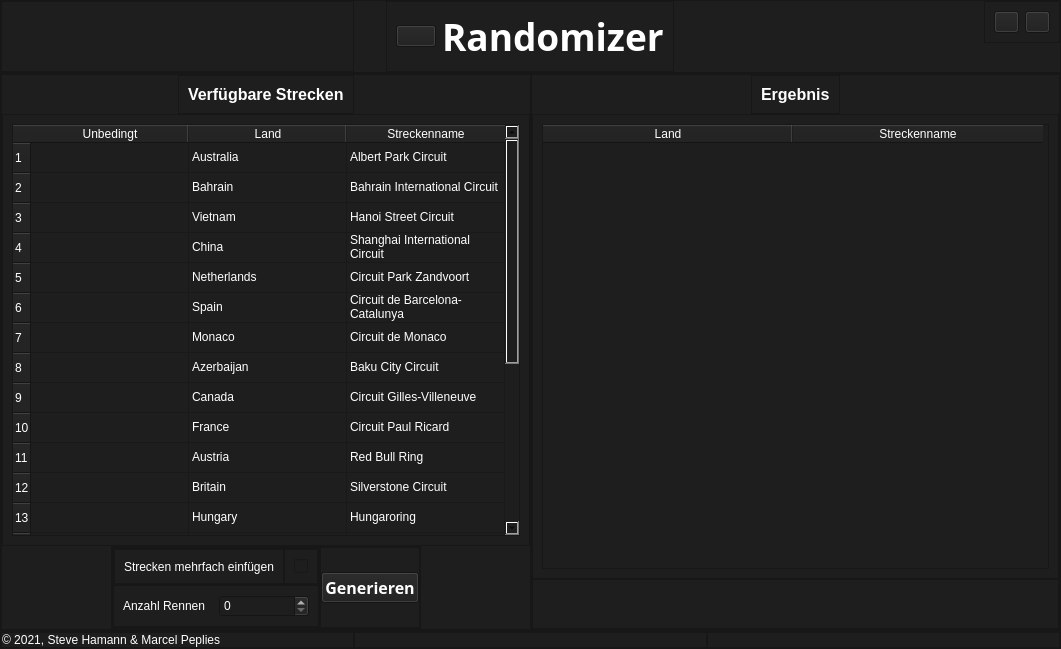
<?xml version="1.0" encoding="UTF-8"?>
<ui version="4.0">
 <class>MainWindow</class>
 <widget class="QMainWindow" name="MainWindow">
  <property name="geometry">
   <rect>
    <x>0</x>
    <y>0</y>
    <width>1061</width>
    <height>649</height>
   </rect>
  </property>
  <property name="windowTitle">
   <string>MainWindow</string>
  </property>
  <property name="styleSheet">
   <string notr="true"># background-color: rgb(30, 30, 30);</string>
  </property>
  <widget class="QWidget" name="centralwidget">
   <property name="styleSheet">
    <string notr="true">background-color: rgb(30, 30, 30);</string>
   </property>
   <layout class="QVBoxLayout" name="verticalLayout">
    <property name="spacing">
     <number>0</number>
    </property>
    <property name="leftMargin">
     <number>0</number>
    </property>
    <property name="topMargin">
     <number>0</number>
    </property>
    <property name="rightMargin">
     <number>0</number>
    </property>
    <property name="bottomMargin">
     <number>0</number>
    </property>
    <item>
     <widget class="QFrame" name="header_frame">
      <property name="sizePolicy">
       <sizepolicy hsizetype="Minimum" vsizetype="Minimum">
        <horstretch>0</horstretch>
        <verstretch>0</verstretch>
       </sizepolicy>
      </property>
      <property name="styleSheet">
       <string notr="true">background-color: rgb(30, 30, 30);</string>
      </property>
      <property name="frameShape">
       <enum>QFrame::StyledPanel</enum>
      </property>
      <property name="frameShadow">
       <enum>QFrame::Raised</enum>
      </property>
      <layout class="QHBoxLayout" name="horizontalLayout">
       <property name="spacing">
        <number>0</number>
       </property>
       <property name="leftMargin">
        <number>0</number>
       </property>
       <property name="topMargin">
        <number>0</number>
       </property>
       <property name="rightMargin">
        <number>0</number>
       </property>
       <property name="bottomMargin">
        <number>0</number>
       </property>
       <item>
        <widget class="QFrame" name="frame_4">
         <property name="frameShape">
          <enum>QFrame::StyledPanel</enum>
         </property>
         <property name="frameShadow">
          <enum>QFrame::Raised</enum>
         </property>
        </widget>
       </item>
       <item alignment="Qt::AlignHCenter|Qt::AlignTop">
        <widget class="QFrame" name="frame_5">
         <property name="frameShape">
          <enum>QFrame::StyledPanel</enum>
         </property>
         <property name="frameShadow">
          <enum>QFrame::Raised</enum>
         </property>
         <layout class="QHBoxLayout" name="horizontalLayout_3">
          <item>
           <widget class="QPushButton" name="pushButton_4">
            <property name="text">
             <string/>
            </property>
            <property name="icon">
             <iconset resource="../images_qrc.qrc">
              <normaloff>:/images/images/formula-1-logo.png</normaloff>:/images/images/formula-1-logo.png</iconset>
            </property>
            <property name="iconSize">
             <size>
              <width>120</width>
              <height>50</height>
             </size>
            </property>
           </widget>
          </item>
          <item>
           <widget class="QLabel" name="label">
            <property name="font">
             <font>
              <family>Bauhaus 93</family>
              <pointsize>28</pointsize>
              <weight>75</weight>
              <bold>true</bold>
             </font>
            </property>
            <property name="styleSheet">
             <string notr="true">color: rgb(255, 255, 255);</string>
            </property>
            <property name="text">
             <string>Randomizer</string>
            </property>
           </widget>
          </item>
         </layout>
        </widget>
       </item>
       <item alignment="Qt::AlignRight|Qt::AlignTop">
        <widget class="QFrame" name="frame_6">
         <property name="frameShape">
          <enum>QFrame::StyledPanel</enum>
         </property>
         <property name="frameShadow">
          <enum>QFrame::Raised</enum>
         </property>
         <layout class="QHBoxLayout" name="horizontalLayout_2">
          <item>
           <widget class="QPushButton" name="minimize_button">
            <property name="maximumSize">
             <size>
              <width>25</width>
              <height>25</height>
             </size>
            </property>
            <property name="styleSheet">
             <string notr="true"/>
            </property>
            <property name="text">
             <string/>
            </property>
            <property name="icon">
             <iconset resource="../images_qrc.qrc">
              <normaloff>:/images/images/minimize_white_36dp.svg</normaloff>:/images/images/minimize_white_36dp.svg</iconset>
            </property>
           </widget>
          </item>
          <item>
           <widget class="QPushButton" name="close_button">
            <property name="sizePolicy">
             <sizepolicy hsizetype="Preferred" vsizetype="Fixed">
              <horstretch>0</horstretch>
              <verstretch>0</verstretch>
             </sizepolicy>
            </property>
            <property name="maximumSize">
             <size>
              <width>25</width>
              <height>25</height>
             </size>
            </property>
            <property name="text">
             <string/>
            </property>
            <property name="icon">
             <iconset resource="../images_qrc.qrc">
              <normaloff>:/images/images/close_white_36dp.svg</normaloff>:/images/images/close_white_36dp.svg</iconset>
            </property>
           </widget>
          </item>
         </layout>
        </widget>
       </item>
      </layout>
     </widget>
    </item>
    <item>
     <widget class="QFrame" name="frame_2">
      <property name="sizePolicy">
       <sizepolicy hsizetype="Expanding" vsizetype="Expanding">
        <horstretch>0</horstretch>
        <verstretch>0</verstretch>
       </sizepolicy>
      </property>
      <property name="styleSheet">
       <string notr="true">background-color: rgb(30, 30, 30);</string>
      </property>
      <property name="frameShape">
       <enum>QFrame::StyledPanel</enum>
      </property>
      <property name="frameShadow">
       <enum>QFrame::Raised</enum>
      </property>
      <layout class="QHBoxLayout" name="horizontalLayout_5">
       <property name="spacing">
        <number>0</number>
       </property>
       <property name="leftMargin">
        <number>0</number>
       </property>
       <property name="topMargin">
        <number>0</number>
       </property>
       <property name="rightMargin">
        <number>0</number>
       </property>
       <property name="bottomMargin">
        <number>0</number>
       </property>
       <item>
        <widget class="QFrame" name="frame_10">
         <property name="frameShape">
          <enum>QFrame::StyledPanel</enum>
         </property>
         <property name="frameShadow">
          <enum>QFrame::Raised</enum>
         </property>
         <layout class="QVBoxLayout" name="verticalLayout_3">
          <property name="spacing">
           <number>0</number>
          </property>
          <property name="leftMargin">
           <number>0</number>
          </property>
          <property name="topMargin">
           <number>0</number>
          </property>
          <property name="rightMargin">
           <number>0</number>
          </property>
          <property name="bottomMargin">
           <number>0</number>
          </property>
          <item alignment="Qt::AlignHCenter|Qt::AlignTop">
           <widget class="QFrame" name="frame_12">
            <property name="frameShape">
             <enum>QFrame::StyledPanel</enum>
            </property>
            <property name="frameShadow">
             <enum>QFrame::Raised</enum>
            </property>
            <layout class="QHBoxLayout" name="horizontalLayout_7">
             <item>
              <widget class="QLabel" name="label_3">
               <property name="font">
                <font>
                 <pointsize>12</pointsize>
                 <weight>75</weight>
                 <bold>true</bold>
                </font>
               </property>
               <property name="styleSheet">
                <string notr="true">color: rgb(255, 255, 255);</string>
               </property>
               <property name="text">
                <string>Verfügbare Strecken</string>
               </property>
              </widget>
             </item>
            </layout>
           </widget>
          </item>
          <item>
           <widget class="QFrame" name="frame_13">
            <property name="sizePolicy">
             <sizepolicy hsizetype="Expanding" vsizetype="Expanding">
              <horstretch>0</horstretch>
              <verstretch>0</verstretch>
             </sizepolicy>
            </property>
            <property name="frameShape">
             <enum>QFrame::StyledPanel</enum>
            </property>
            <property name="frameShadow">
             <enum>QFrame::Raised</enum>
            </property>
            <layout class="QVBoxLayout" name="verticalLayout_6">
             <item>
              <widget class="QTableWidget" name="track_widget">
               <property name="styleSheet">
                <string notr="true">color: rgb(255, 255, 255);</string>
               </property>
               <attribute name="horizontalHeaderCascadingSectionResizes">
                <bool>true</bool>
               </attribute>
               <attribute name="horizontalHeaderDefaultSectionSize">
                <number>158</number>
               </attribute>
               <row>
                <property name="text">
                 <string>1</string>
                </property>
               </row>
               <row>
                <property name="text">
                 <string>2</string>
                </property>
               </row>
               <row>
                <property name="text">
                 <string>3</string>
                </property>
               </row>
               <row>
                <property name="text">
                 <string>4</string>
                </property>
               </row>
               <row>
                <property name="text">
                 <string>5</string>
                </property>
               </row>
               <row>
                <property name="text">
                 <string>6</string>
                </property>
               </row>
               <row>
                <property name="text">
                 <string>7</string>
                </property>
               </row>
               <row>
                <property name="text">
                 <string>8</string>
                </property>
               </row>
               <row>
                <property name="text">
                 <string>9</string>
                </property>
               </row>
               <row>
                <property name="text">
                 <string>10</string>
                </property>
               </row>
               <row>
                <property name="text">
                 <string>11</string>
                </property>
               </row>
               <row>
                <property name="text">
                 <string>12</string>
                </property>
               </row>
               <row>
                <property name="text">
                 <string>13</string>
                </property>
               </row>
               <row>
                <property name="text">
                 <string>14</string>
                </property>
               </row>
               <row>
                <property name="text">
                 <string>15</string>
                </property>
               </row>
               <row>
                <property name="text">
                 <string>16</string>
                </property>
               </row>
               <row>
                <property name="text">
                 <string>17</string>
                </property>
               </row>
               <row>
                <property name="text">
                 <string>18</string>
                </property>
               </row>
               <row>
                <property name="text">
                 <string>19</string>
                </property>
               </row>
               <row>
                <property name="text">
                 <string>20</string>
                </property>
               </row>
               <row>
                <property name="text">
                 <string>21</string>
                </property>
               </row>
               <row>
                <property name="text">
                 <string>22</string>
                </property>
               </row>
               <column>
                <property name="text">
                 <string>Unbedingt</string>
                </property>
               </column>
               <column>
                <property name="text">
                 <string>Land</string>
                </property>
               </column>
               <column>
                <property name="text">
                 <string>Streckenname</string>
                </property>
               </column>
               <item row="0" column="0">
                <property name="text">
                 <string/>
                </property>
                <property name="checkState">
                 <enum>Unchecked</enum>
                </property>
               </item>
               <item row="0" column="1">
                <property name="text">
                 <string>Australia</string>
                </property>
               </item>
               <item row="0" column="2">
                <property name="text">
                 <string>Albert Park Circuit</string>
                </property>
               </item>
               <item row="1" column="0">
                <property name="text">
                 <string/>
                </property>
                <property name="checkState">
                 <enum>Unchecked</enum>
                </property>
               </item>
               <item row="1" column="1">
                <property name="text">
                 <string>Bahrain</string>
                </property>
               </item>
               <item row="1" column="2">
                <property name="text">
                 <string>Bahrain International Circuit</string>
                </property>
               </item>
               <item row="2" column="0">
                <property name="text">
                 <string/>
                </property>
                <property name="checkState">
                 <enum>Unchecked</enum>
                </property>
               </item>
               <item row="2" column="1">
                <property name="text">
                 <string>Vietnam</string>
                </property>
               </item>
               <item row="2" column="2">
                <property name="text">
                 <string>Hanoi Street Circuit</string>
                </property>
               </item>
               <item row="3" column="0">
                <property name="text">
                 <string/>
                </property>
                <property name="checkState">
                 <enum>Unchecked</enum>
                </property>
               </item>
               <item row="3" column="1">
                <property name="text">
                 <string>China</string>
                </property>
               </item>
               <item row="3" column="2">
                <property name="text">
                 <string>Shanghai International Circuit</string>
                </property>
               </item>
               <item row="4" column="0">
                <property name="text">
                 <string/>
                </property>
                <property name="checkState">
                 <enum>Unchecked</enum>
                </property>
               </item>
               <item row="4" column="1">
                <property name="text">
                 <string>Netherlands</string>
                </property>
               </item>
               <item row="4" column="2">
                <property name="text">
                 <string>Circuit Park Zandvoort</string>
                </property>
               </item>
               <item row="5" column="0">
                <property name="text">
                 <string/>
                </property>
                <property name="checkState">
                 <enum>Unchecked</enum>
                </property>
               </item>
               <item row="5" column="1">
                <property name="text">
                 <string>Spain</string>
                </property>
               </item>
               <item row="5" column="2">
                <property name="text">
                 <string>Circuit de Barcelona-Catalunya</string>
                </property>
               </item>
               <item row="6" column="0">
                <property name="text">
                 <string/>
                </property>
                <property name="checkState">
                 <enum>Unchecked</enum>
                </property>
               </item>
               <item row="6" column="1">
                <property name="text">
                 <string>Monaco</string>
                </property>
               </item>
               <item row="6" column="2">
                <property name="text">
                 <string>Circuit de Monaco</string>
                </property>
               </item>
               <item row="7" column="0">
                <property name="text">
                 <string/>
                </property>
                <property name="checkState">
                 <enum>Unchecked</enum>
                </property>
               </item>
               <item row="7" column="1">
                <property name="text">
                 <string>Azerbaijan</string>
                </property>
               </item>
               <item row="7" column="2">
                <property name="text">
                 <string>Baku City Circuit</string>
                </property>
               </item>
               <item row="8" column="0">
                <property name="text">
                 <string/>
                </property>
                <property name="checkState">
                 <enum>Unchecked</enum>
                </property>
               </item>
               <item row="8" column="1">
                <property name="text">
                 <string>Canada</string>
                </property>
               </item>
               <item row="8" column="2">
                <property name="text">
                 <string>Circuit Gilles-Villeneuve</string>
                </property>
               </item>
               <item row="9" column="0">
                <property name="text">
                 <string/>
                </property>
                <property name="checkState">
                 <enum>Unchecked</enum>
                </property>
               </item>
               <item row="9" column="1">
                <property name="text">
                 <string>France</string>
                </property>
               </item>
               <item row="9" column="2">
                <property name="text">
                 <string>Circuit Paul Ricard</string>
                </property>
               </item>
               <item row="10" column="0">
                <property name="text">
                 <string/>
                </property>
                <property name="checkState">
                 <enum>Unchecked</enum>
                </property>
               </item>
               <item row="10" column="1">
                <property name="text">
                 <string>Austria</string>
                </property>
               </item>
               <item row="10" column="2">
                <property name="text">
                 <string>Red Bull Ring</string>
                </property>
               </item>
               <item row="11" column="0">
                <property name="text">
                 <string/>
                </property>
                <property name="checkState">
                 <enum>Unchecked</enum>
                </property>
               </item>
               <item row="11" column="1">
                <property name="text">
                 <string>Britain</string>
                </property>
               </item>
               <item row="11" column="2">
                <property name="text">
                 <string>Silverstone Circuit</string>
                </property>
               </item>
               <item row="12" column="0">
                <property name="text">
                 <string/>
                </property>
                <property name="checkState">
                 <enum>Unchecked</enum>
                </property>
               </item>
               <item row="12" column="1">
                <property name="text">
                 <string>Hungary</string>
                </property>
               </item>
               <item row="12" column="2">
                <property name="text">
                 <string>Hungaroring</string>
                </property>
               </item>
               <item row="13" column="0">
                <property name="text">
                 <string/>
                </property>
                <property name="checkState">
                 <enum>Unchecked</enum>
                </property>
               </item>
               <item row="13" column="1">
                <property name="text">
                 <string>Belgium</string>
                </property>
               </item>
               <item row="13" column="2">
                <property name="text">
                 <string>Circuit de Spa-Francorchamps</string>
                </property>
               </item>
               <item row="14" column="0">
                <property name="text">
                 <string/>
                </property>
                <property name="checkState">
                 <enum>Unchecked</enum>
                </property>
               </item>
               <item row="14" column="1">
                <property name="text">
                 <string>Italy</string>
                </property>
               </item>
               <item row="14" column="2">
                <property name="text">
                 <string>Autodromo Nazionale Monza</string>
                </property>
               </item>
               <item row="15" column="0">
                <property name="text">
                 <string/>
                </property>
                <property name="checkState">
                 <enum>Unchecked</enum>
                </property>
               </item>
               <item row="15" column="1">
                <property name="text">
                 <string>Singapore</string>
                </property>
               </item>
               <item row="15" column="2">
                <property name="text">
                 <string>Marina Bay Street Circuit</string>
                </property>
               </item>
               <item row="16" column="0">
                <property name="text">
                 <string/>
                </property>
                <property name="checkState">
                 <enum>Unchecked</enum>
                </property>
               </item>
               <item row="16" column="1">
                <property name="text">
                 <string>Russia</string>
                </property>
               </item>
               <item row="16" column="2">
                <property name="text">
                 <string>Sochi Autodrom</string>
                </property>
               </item>
               <item row="17" column="0">
                <property name="text">
                 <string/>
                </property>
                <property name="checkState">
                 <enum>Unchecked</enum>
                </property>
               </item>
               <item row="17" column="1">
                <property name="text">
                 <string>Japan</string>
                </property>
               </item>
               <item row="17" column="2">
                <property name="text">
                 <string>Suzuka International Racing Course</string>
                </property>
               </item>
               <item row="18" column="0">
                <property name="text">
                 <string/>
                </property>
                <property name="checkState">
                 <enum>Unchecked</enum>
                </property>
               </item>
               <item row="18" column="1">
                <property name="text">
                 <string>USA</string>
                </property>
               </item>
               <item row="18" column="2">
                <property name="text">
                 <string>Circuit of the Americas</string>
                </property>
               </item>
               <item row="19" column="0">
                <property name="text">
                 <string/>
                </property>
                <property name="checkState">
                 <enum>Unchecked</enum>
                </property>
               </item>
               <item row="19" column="1">
                <property name="text">
                 <string>Mexico</string>
                </property>
               </item>
               <item row="19" column="2">
                <property name="text">
                 <string>Autódromo Hermanos Rodríguez</string>
                </property>
               </item>
               <item row="20" column="0">
                <property name="text">
                 <string/>
                </property>
                <property name="checkState">
                 <enum>Unchecked</enum>
                </property>
               </item>
               <item row="20" column="1">
                <property name="text">
                 <string>Brazil</string>
                </property>
               </item>
               <item row="20" column="2">
                <property name="text">
                 <string>Autódromo José Carlos Pace</string>
                </property>
               </item>
               <item row="21" column="0">
                <property name="text">
                 <string/>
                </property>
                <property name="checkState">
                 <enum>Unchecked</enum>
                </property>
               </item>
               <item row="21" column="1">
                <property name="text">
                 <string>Abu Dhabi</string>
                </property>
               </item>
               <item row="21" column="2">
                <property name="text">
                 <string>Yas Marina Circuit</string>
                </property>
               </item>
              </widget>
             </item>
            </layout>
           </widget>
          </item>
          <item alignment="Qt::AlignHCenter|Qt::AlignBottom">
           <widget class="QFrame" name="frame_14">
            <property name="minimumSize">
             <size>
              <width>0</width>
              <height>50</height>
             </size>
            </property>
            <property name="frameShape">
             <enum>QFrame::StyledPanel</enum>
            </property>
            <property name="frameShadow">
             <enum>QFrame::Raised</enum>
            </property>
            <layout class="QHBoxLayout" name="horizontalLayout_8">
             <property name="spacing">
              <number>0</number>
             </property>
             <property name="leftMargin">
              <number>0</number>
             </property>
             <property name="topMargin">
              <number>0</number>
             </property>
             <property name="rightMargin">
              <number>0</number>
             </property>
             <property name="bottomMargin">
              <number>0</number>
             </property>
             <item>
              <widget class="QFrame" name="frame">
               <property name="frameShape">
                <enum>QFrame::StyledPanel</enum>
               </property>
               <property name="frameShadow">
                <enum>QFrame::Raised</enum>
               </property>
               <layout class="QVBoxLayout" name="verticalLayout_5">
                <property name="spacing">
                 <number>0</number>
                </property>
                <property name="leftMargin">
                 <number>0</number>
                </property>
                <property name="topMargin">
                 <number>0</number>
                </property>
                <property name="rightMargin">
                 <number>0</number>
                </property>
                <property name="bottomMargin">
                 <number>0</number>
                </property>
                <item>
                 <widget class="QFrame" name="frame_20">
                  <property name="frameShape">
                   <enum>QFrame::StyledPanel</enum>
                  </property>
                  <property name="frameShadow">
                   <enum>QFrame::Raised</enum>
                  </property>
                  <layout class="QHBoxLayout" name="horizontalLayout_11">
                   <property name="spacing">
                    <number>0</number>
                   </property>
                   <property name="leftMargin">
                    <number>0</number>
                   </property>
                   <property name="topMargin">
                    <number>0</number>
                   </property>
                   <property name="rightMargin">
                    <number>0</number>
                   </property>
                   <property name="bottomMargin">
                    <number>0</number>
                   </property>
                   <item>
                    <widget class="QFrame" name="frame_22">
                     <property name="frameShape">
                      <enum>QFrame::StyledPanel</enum>
                     </property>
                     <property name="frameShadow">
                      <enum>QFrame::Raised</enum>
                     </property>
                     <layout class="QHBoxLayout" name="horizontalLayout_13">
                      <item>
                       <widget class="QLabel" name="label_6">
                        <property name="styleSheet">
                         <string notr="true">color: rgb(255, 255, 255);</string>
                        </property>
                        <property name="text">
                         <string>Strecken mehrfach einfügen</string>
                        </property>
                       </widget>
                      </item>
                     </layout>
                    </widget>
                   </item>
                   <item>
                    <widget class="QFrame" name="frame_21">
                     <property name="frameShape">
                      <enum>QFrame::StyledPanel</enum>
                     </property>
                     <property name="frameShadow">
                      <enum>QFrame::Raised</enum>
                     </property>
                     <layout class="QHBoxLayout" name="horizontalLayout_12">
                      <item>
                       <widget class="QCheckBox" name="multiple_tracks">
                        <property name="styleSheet">
                         <string notr="true">color: rgb(255, 255, 255);</string>
                        </property>
                        <property name="text">
                         <string/>
                        </property>
                       </widget>
                      </item>
                     </layout>
                    </widget>
                   </item>
                  </layout>
                 </widget>
                </item>
                <item>
                 <widget class="QFrame" name="frame_19">
                  <property name="frameShape">
                   <enum>QFrame::StyledPanel</enum>
                  </property>
                  <property name="frameShadow">
                   <enum>QFrame::Raised</enum>
                  </property>
                  <layout class="QHBoxLayout" name="horizontalLayout_9">
                   <item>
                    <widget class="QLabel" name="label_5">
                     <property name="styleSheet">
                      <string notr="true">color: rgb(255, 255, 255);</string>
                     </property>
                     <property name="text">
                      <string>Anzahl Rennen</string>
                     </property>
                    </widget>
                   </item>
                   <item>
                    <widget class="QSpinBox" name="spinBox">
                     <property name="styleSheet">
                      <string notr="true">color: rgb(255, 255, 255);</string>
                     </property>
                    </widget>
                   </item>
                  </layout>
                 </widget>
                </item>
               </layout>
              </widget>
             </item>
             <item>
              <widget class="QFrame" name="frame_18">
               <property name="frameShape">
                <enum>QFrame::StyledPanel</enum>
               </property>
               <property name="frameShadow">
                <enum>QFrame::Raised</enum>
               </property>
               <layout class="QHBoxLayout" name="horizontalLayout_10">
                <property name="spacing">
                 <number>0</number>
                </property>
                <property name="leftMargin">
                 <number>0</number>
                </property>
                <property name="topMargin">
                 <number>0</number>
                </property>
                <property name="rightMargin">
                 <number>0</number>
                </property>
                <property name="bottomMargin">
                 <number>0</number>
                </property>
                <item>
                 <widget class="QPushButton" name="generate_button">
                  <property name="font">
                   <font>
                    <family>Bauhaus 93</family>
                    <pointsize>12</pointsize>
                    <weight>75</weight>
                    <bold>true</bold>
                   </font>
                  </property>
                  <property name="styleSheet">
                   <string notr="true">color: rgb(255, 255, 255);</string>
                  </property>
                  <property name="text">
                   <string>Generieren</string>
                  </property>
                 </widget>
                </item>
               </layout>
              </widget>
             </item>
            </layout>
           </widget>
          </item>
         </layout>
        </widget>
       </item>
       <item>
        <widget class="QFrame" name="frame_11">
         <property name="frameShape">
          <enum>QFrame::StyledPanel</enum>
         </property>
         <property name="frameShadow">
          <enum>QFrame::Raised</enum>
         </property>
         <layout class="QVBoxLayout" name="verticalLayout_4">
          <property name="spacing">
           <number>0</number>
          </property>
          <property name="leftMargin">
           <number>0</number>
          </property>
          <property name="topMargin">
           <number>0</number>
          </property>
          <property name="rightMargin">
           <number>0</number>
          </property>
          <property name="bottomMargin">
           <number>0</number>
          </property>
          <item alignment="Qt::AlignHCenter|Qt::AlignTop">
           <widget class="QFrame" name="frame_15">
            <property name="frameShape">
             <enum>QFrame::StyledPanel</enum>
            </property>
            <property name="frameShadow">
             <enum>QFrame::Raised</enum>
            </property>
            <layout class="QHBoxLayout" name="horizontalLayout_6">
             <item>
              <widget class="QLabel" name="label_4">
               <property name="font">
                <font>
                 <pointsize>12</pointsize>
                 <weight>75</weight>
                 <bold>true</bold>
                </font>
               </property>
               <property name="styleSheet">
                <string notr="true">color: rgb(255, 255, 255);</string>
               </property>
               <property name="text">
                <string>Ergebnis</string>
               </property>
              </widget>
             </item>
            </layout>
           </widget>
          </item>
          <item>
           <widget class="QFrame" name="frame_16">
            <property name="sizePolicy">
             <sizepolicy hsizetype="Expanding" vsizetype="Expanding">
              <horstretch>0</horstretch>
              <verstretch>0</verstretch>
             </sizepolicy>
            </property>
            <property name="frameShape">
             <enum>QFrame::StyledPanel</enum>
            </property>
            <property name="frameShadow">
             <enum>QFrame::Raised</enum>
            </property>
            <layout class="QVBoxLayout" name="verticalLayout_7">
             <item>
              <widget class="QTableWidget" name="result_table_widget">
               <property name="styleSheet">
                <string notr="true">color: rgb(255, 255, 255);</string>
               </property>
               <attribute name="horizontalHeaderDefaultSectionSize">
                <number>250</number>
               </attribute>
               <column>
                <property name="text">
                 <string>Land</string>
                </property>
               </column>
               <column>
                <property name="text">
                 <string>Streckenname</string>
                </property>
               </column>
              </widget>
             </item>
            </layout>
           </widget>
          </item>
          <item>
           <widget class="QFrame" name="frame_17">
            <property name="minimumSize">
             <size>
              <width>0</width>
              <height>50</height>
             </size>
            </property>
            <property name="frameShape">
             <enum>QFrame::StyledPanel</enum>
            </property>
            <property name="frameShadow">
             <enum>QFrame::Raised</enum>
            </property>
           </widget>
          </item>
         </layout>
        </widget>
       </item>
      </layout>
     </widget>
    </item>
    <item>
     <widget class="QFrame" name="frame_3">
      <property name="styleSheet">
       <string notr="true">background-color: rgb(30, 30, 30);</string>
      </property>
      <property name="frameShape">
       <enum>QFrame::StyledPanel</enum>
      </property>
      <property name="frameShadow">
       <enum>QFrame::Raised</enum>
      </property>
      <layout class="QHBoxLayout" name="horizontalLayout_4">
       <property name="spacing">
        <number>0</number>
       </property>
       <property name="leftMargin">
        <number>0</number>
       </property>
       <property name="topMargin">
        <number>0</number>
       </property>
       <property name="rightMargin">
        <number>0</number>
       </property>
       <property name="bottomMargin">
        <number>0</number>
       </property>
       <item>
        <widget class="QFrame" name="frame_7">
         <property name="frameShape">
          <enum>QFrame::StyledPanel</enum>
         </property>
         <property name="frameShadow">
          <enum>QFrame::Raised</enum>
         </property>
         <layout class="QVBoxLayout" name="verticalLayout_2">
          <property name="spacing">
           <number>0</number>
          </property>
          <property name="leftMargin">
           <number>0</number>
          </property>
          <property name="topMargin">
           <number>0</number>
          </property>
          <property name="rightMargin">
           <number>0</number>
          </property>
          <property name="bottomMargin">
           <number>0</number>
          </property>
          <item alignment="Qt::AlignLeft|Qt::AlignBottom">
           <widget class="QLabel" name="label_2">
            <property name="styleSheet">
             <string notr="true">color: rgb(255, 255, 255);</string>
            </property>
            <property name="text">
             <string>© 2021, Steve Hamann &amp; Marcel Peplies</string>
            </property>
           </widget>
          </item>
         </layout>
        </widget>
       </item>
       <item>
        <widget class="QFrame" name="frame_8">
         <property name="frameShape">
          <enum>QFrame::StyledPanel</enum>
         </property>
         <property name="frameShadow">
          <enum>QFrame::Raised</enum>
         </property>
        </widget>
       </item>
       <item>
        <widget class="QFrame" name="frame_9">
         <property name="frameShape">
          <enum>QFrame::StyledPanel</enum>
         </property>
         <property name="frameShadow">
          <enum>QFrame::Raised</enum>
         </property>
        </widget>
       </item>
      </layout>
     </widget>
    </item>
   </layout>
  </widget>
 </widget>
 <resources>
  <include location="../images_qrc.qrc"/>
 </resources>
 <connections/>
</ui>
